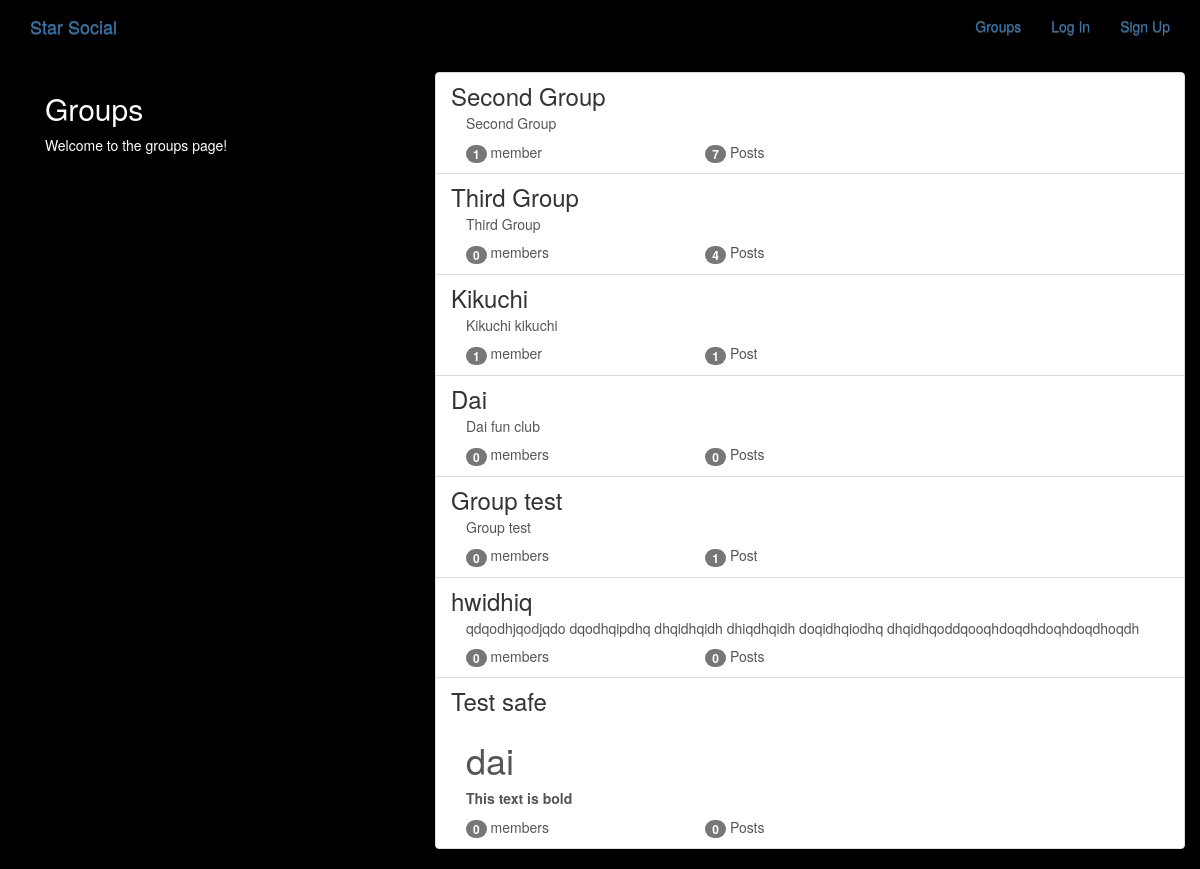
The app's page /groups/ with its own data.
### groups/models.py (models this page shows, shortened)
class Group(models.Model):
    name = models.CharField(max_length=255,unique=True)
    slug = models.SlugField(allow_unicode=True,unique=True)
    description = models.TextField(blank=True,default='')
    description_html = models.TextField(editable=False,default='',blank=True)
    members = models.ManyToManyField(User, through='GroupMember')

### groups/views.py (the view)
class ListGroups(generic.ListView):
    model = Group

### groups/templates/groups/group_list.html (shortened to what this page needs)
{% extends "groups/group_base.html" %}
{% block pregroup %}
<div class="col-xs-6 col-md-4">
  <div class="content">
    <h2>Groups</h2>
    <p>Welcome to the groups page!</p>
</div>
</div>
{% endblock %}
{% block group_content %}
<div class="col-xs-12 col-sm-6 col-md-8">
  <div class="list-group">
    {% for group in object_list %}
    <a class='list-group-item' href="{% url 'groups:single' slug=group.slug %}">
      <h3 class='title list-group-item-heading'>{{group.name}}</h3>
      <div class="list-group-item-text container-fluid">
        {{group.description_html|safe}}
        <div class="row">
          <div class='col-md-4'>
            <span class='badge'>{{group.members.count}}</span>
            member{{group.members.count|pluralize}}
          </div>
          <div class='col-md-4'>
            <span class='badge'>{{group.posts.count}}</span>
            Post{{group.posts.count|pluralize}}
          </div>
        </div>
      </div>
    </a>
    {% endfor %}
  </div>
</div>
{% endblock %}

### groups/templates/groups/group_base.html (shortened to what this page needs)
{% extends "base.html" %}
{% block content %}
<div class="container">
  <div class="row">
    {% block pregroup %}{% endblock %}
    {% block group_content %}{% endblock %}
  </div>
</div>
{% endblock %}

### templates/base.html (shortened to what this page needs)
<!DOCTYPE html>
{% load staticfiles %}
<html>
  <head>
      <link rel="stylesheet" href="https://maxcdn.bootstrapcdn.com/bootstrap/3.3.7/css/bootstrap.min.css">
      <link rel="stylesheet" href="https://maxcdn.bootstrapcdn.com/bootstrap/3.3.7/css/bootstrap-theme.min.css">
      <link rel="stylesheet" href="{% static 'simplesocial/css/master.css'%}">
  </head>
  <body>
    <nav class='navbar mynav' role='navigation' id='navbar'>
      <div class="container">
        <a class="navbar-brand mynav" href="{% url 'home' %}">Star Social</a>
      <ul class='nav navbar-nav navbar-right'>
        {% if user.is_authenticated %}
          <li><a href="{% url 'posts:create' %}" class="btn btn-simple">Post</a></li>
          <li><a href="{% url 'groups:all'%}">Groups</a></li>
          <li><a href="{% url 'groups:create' %}">Create Group</a></li>
          <li><a href="{% url 'accounts:logout'%}">Log Out</a></li>
        {% else %}
        <li><a href="{% url 'groups:all' %}">Groups</a></li>
        <li><a href="{% url 'accounts:login'%}">Log In</a></li>
        <li><a href="{% url 'accounts:signup'%}">Sign Up</a></li>
        {% endif %}
      </ul>
     </div>
    </nav>
<div class="container mycontent">
    {% block content %}
    {% endblock %}
  </div>
</body>
</html>

### static/simplesocial/css/master.css (style rules this page uses)
body { margin: 0; overflow: hidden; background-color: black; color:white; }

### records on screen
Group: name "Second Group", description_html "Second Group", members.count "1", posts.count "7"
Group: name "Third Group", description_html "Third Group", members.count "0", posts.count "4"
Group: name "Kikuchi", description_html "Kikuchi kikuchi", members.count "1", posts.count "1"
Group: name "Dai", description_html "Dai fun club", members.count "0", posts.count "0"
Group: name "Group test", description_html "Group test", members.count "0", posts.count "1"
Group: name "hwidhiq", description_html "qdqodhjqodjqdo dqodhqipdhq dhqidhqidh dhiqdhqidh doqidhqiodhq dhqidhqoddqooqhdoqdhdoqhdoqdhoqdh", members.count "0", posts.count "0"
Group: name "Test safe", description_html "dai This text is bold", members.count "0", posts.count "0"
